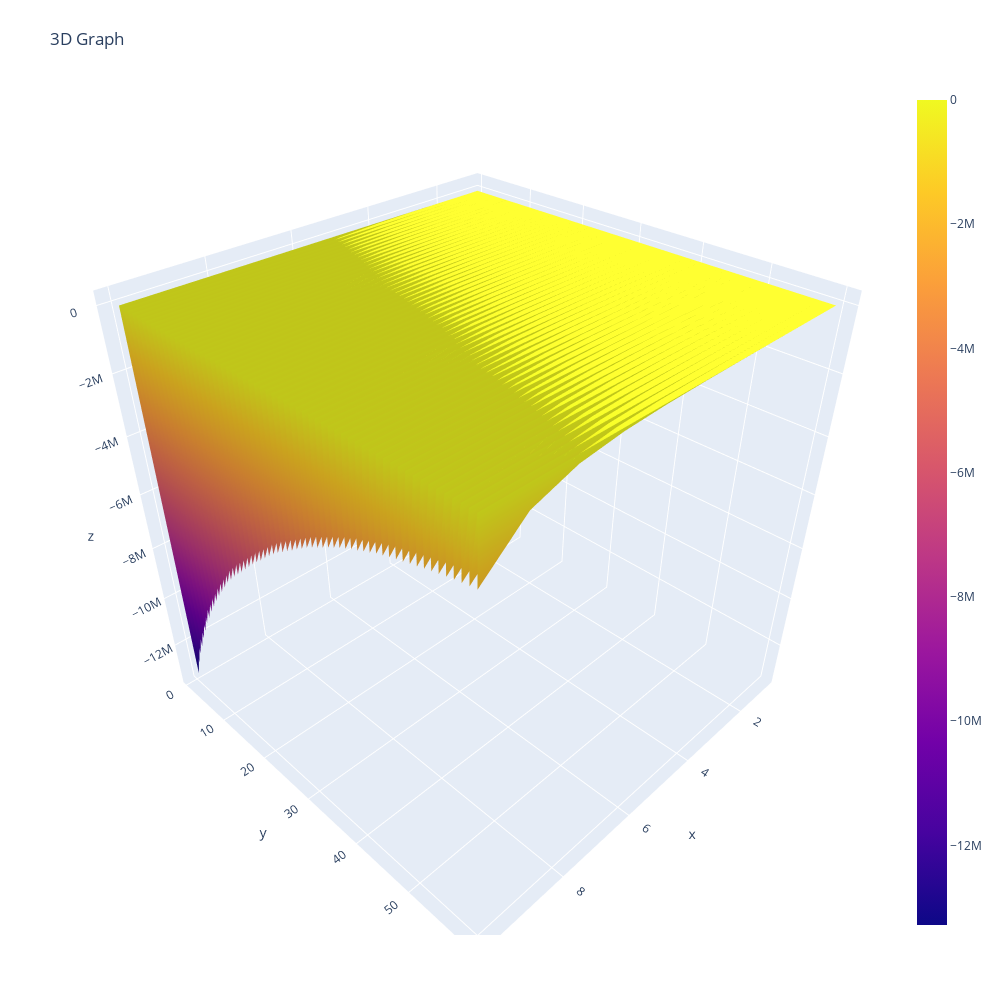

Notebook source saved alongside this figure:
### Code cell
#this is used to create the latest output

import plotly.graph_objects as go
import plotly.express as px
import pandas as pd
import plotly.io as pio
import numpy as np

data = pd.read_csv("3D_data.csv")
z = data.values
arr = []
x = [1, 2, 3, 4, 5, 6, 7, 8, 9, 10]
for i in range(1, 61):
    arr_temp = [i] * 19
    arr = np.concatenate((arr, arr_temp))
y = arr
pd.set_option('display.max_columns', None)
print(y)
fig = go.Figure(data=[go.Surface(z=z, x=x, y=y)])
fig.update_layout(title=dict(text='3D Graph'), autosize=False,
                  width=1000, height=1000,
                  margin=dict(l=65, r=50, b=65, t=90))
fig.show()

### Figure 1 — Plotly figure (JSON) as saved in the notebook; plotly's stock layout.template omitted (floating-point values rounded to 4 significant figures; data arrays with more than 128 entries replaced by an {"elided": "..."} marker saying what was removed)
{"data": [{"type": "surface", "x": [1, 2, 3, 4, 5, 6, 7, 8, 9, 10], "y": {"elided": "1140 int values"}, "z": {"elided": "1140x10 float values"}}], "layout": {"autosize": false, "height": 1000, "margin": {"b": 65, "l": 65, "r": 50, "t": 90}, "title": {"text": "3D Graph"}, "width": 1000}}
